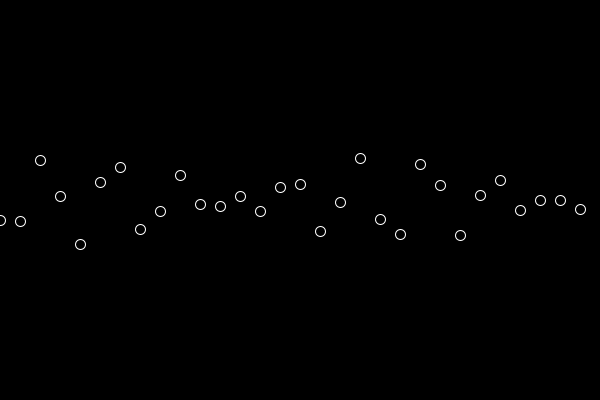
Frame 1 (no input)
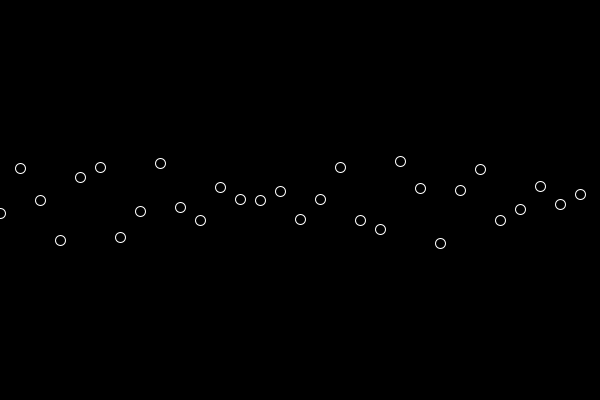
Frame 60 (the mouse pressed at the canvas centre just before this capture)
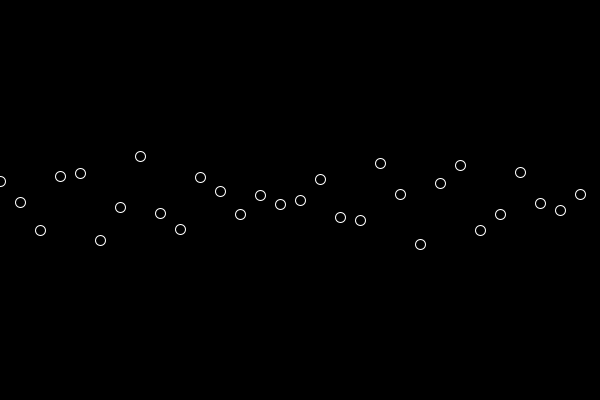
Frame 120 (the mouse held since frame 60 and released just before this capture)

The Processing sketch that drew these frames (run headless with seeded random() and noise(); from frame 60 on, the mouse is pressed at the canvas centre):

// Processing sketch: extra2_complexwaves
// ── extra2_complexwaves.pde
// Variables to control wave motion
float waveSpeed = 0.03; // Speed of the wave movement
float waveAmplitude = 50; // Height of the first wave
float waveFrequency = 0.1; // Spacing between first wave's peaks

void setup() {
  size(600, 400); // Canvas size
  background(0); // Set background color to black
}

void draw() {
  background(0); // Clear canvas each frame for smooth animation
  stroke(255); // Set stroke color to white
  noFill(); // No fill inside the wave points

  float time = frameCount * waveSpeed; // Controls wave movement over time

  // Loop through x positions to generate multiple wave points
  for (float x = 0; x < width; x += 20) {
    
    // First sine wave calculation
    float y1 = height / 2 + sin(x * waveFrequency + time) * waveAmplitude;

    // Second cosine wave calculation (slightly different frequency and amplitude)
    float y2 = height / 2 + cos(x * waveFrequency * 0.8 + time * 1.2) * waveAmplitude * 0.8;

    // Average both waves to create an interference effect
    float y = (y1 + y2) / 2;

    // Draw a small circle at the (x, y) position
    ellipse(x, y, 10, 10);
  }
}
